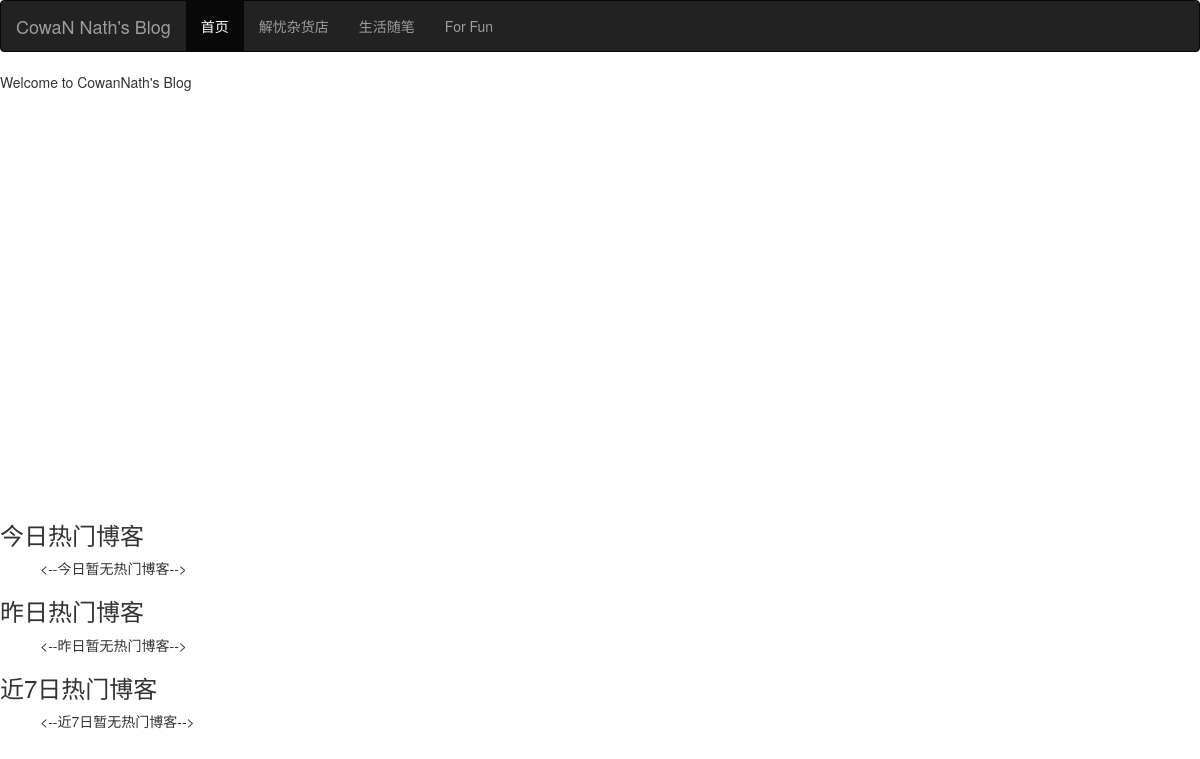
The app's page /, older data.
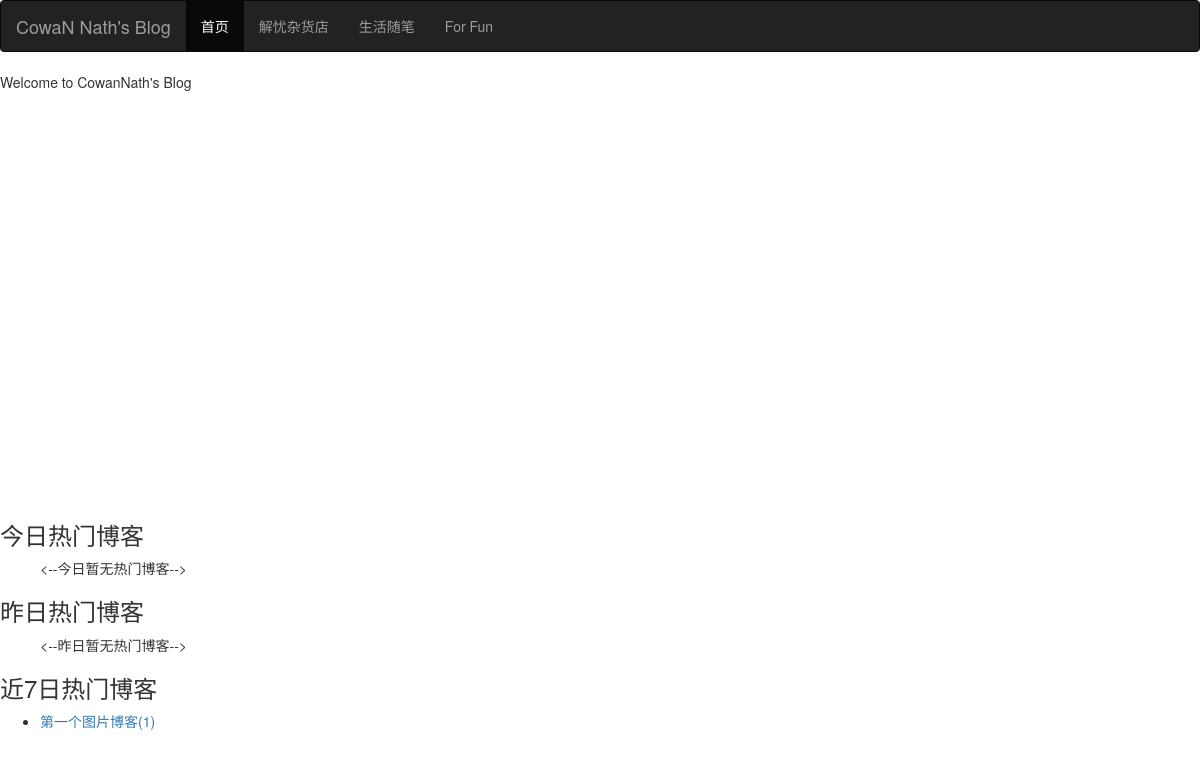
The same page, newer data.
### blog/models.py (models this page shows, shortened)
class Blog(models.Model):
    title = models.CharField(max_length = 50)
    blog_type = models.ForeignKey(BlogType, on_delete = models.DO_NOTHING, related_name = "blog")
    author = models.ForeignKey(User, on_delete = models.DO_NOTHING)
    created_time = models.DateTimeField(auto_now_add = True)
    last_updated_time = models.DateTimeField(auto_now = True)
    content = RichTextUploadingField()
    read_detail = GenericRelation(ReadDetail)
    class Meta:
        ordering = ['-id']

### blog_test_0425/views.py (the view)
# urls.py: 2. Add a URL to urlpatterns:  path('', views.home, name='home')
def home(request):
    ct = ContentType.objects.get_for_model(Blog)
    date_dict, read_num_sum_dict = get_seven_read_blogs_data()
    get_one_week_hot_blog = cache.get('get_one_week_hot_blog')
    if get_one_week_hot_blog is None:
        get_one_week_hot_blog = get_one_week_hot_blogs()
        cache.set('get_one_week_hot_blog', get_one_week_hot_blog, 3600)
    context = {}
    context["get_today_hot_blogs"] = get_today_hot_blogs(ct)
    context["get_yesterday_hot_blogs"] = get_yesterday_hot_blogs(ct)
    context["get_one_week_hot_blog"] = get_one_week_hot_blog
    context["date_dict"] = date_dict
    context["read_num_sum_dict"] = read_num_sum_dict
    return render(request, "home.html", context)

### read_statistics/utils.py (called while the page is built)
def get_today_hot_blogs(content_type):
    today_hot_blogs = ReadDetail.objects.filter(content_type = content_type, read_date = today).order_by('-read_num')
    return today_hot_blogs[:7]

def get_yesterday_hot_blogs(content_type):
    yesterday = today - datetime.timedelta(days = 1)
    yesterday_hot_blogs = ReadDetail.objects.filter(content_type = content_type, read_date = yesterday).order_by('-read_num')
    return yesterday_hot_blogs[:7]

def get_one_week_hot_blogs():
    one_week_ago = today - datetime.timedelta(days = 7)
    one_week_hot_blogs = Blog.objects.filter(read_detail__read_date__lte = today, read_detail__read_date__gt = one_week_ago) \
                                    .values('id', 'title') \
                                    .annotate(read_num_sum = Sum('read_detail__read_num')) \
                                    .order_by("-read_num_sum")
    return one_week_hot_blogs[:7]

### templates/home.html (shortened to what this page needs)
{% extends 'base.html' %}
{% load staticfiles %}
{% block link_extends %}
<link rel="stylesheet" href="{% static 'css/home.css' %}">
{% endblock %}
{% block home_status %}active{% endblock %}
{% block content %}
<div>
    <p>Welcome to CowanNath's Blog</p>
</div>
<div class="hot-blogs">
    <div id="container" style="width: 600px;height:400px;"></div>
    <h3>今日热门博客</h3>
    <ul>
        {% for blog in get_today_hot_blogs %}
            <li><a href="{% url 'blog_detail' blog.content_object.id %}">{{ blog.content_object.title }}({{ blog.read_num }})</a></li>
        {% empty %}
            <--今日暂无热门博客-->
        {% endfor%}
    </ul>
    <h3>昨日热门博客</h3>
    <ul>
        {% for blog in get_yesterday_hot_blogs %}
            <li><a href="{% url 'blog_detail' blog.content_object.id %}">{{ blog.content_object.title }}({{ blog.read_num }})</a></li>
        {% empty %}
            <--昨日暂无热门博客-->
        {% endfor%}
    </ul>
    <h3>近7日热门博客</h3>
    <ul>
        {% for blog in get_one_week_hot_blog %}
            <li><a href="{% url 'blog_detail' blog.id %}">{{ blog.title }}({{ blog.read_num_sum }})</a></li>
        {% empty %}
            <--近7日暂无热门博客-->
        {% endfor%}
    </ul>
</div>
{% endblock %}

Row changes from the older to the newer data that the page shows:
added Blog: title "第一个图片博客", read_num_sum "1"
Text that changed along with them:
text no longer shown: "<--近7日暂无热门博客-->"
